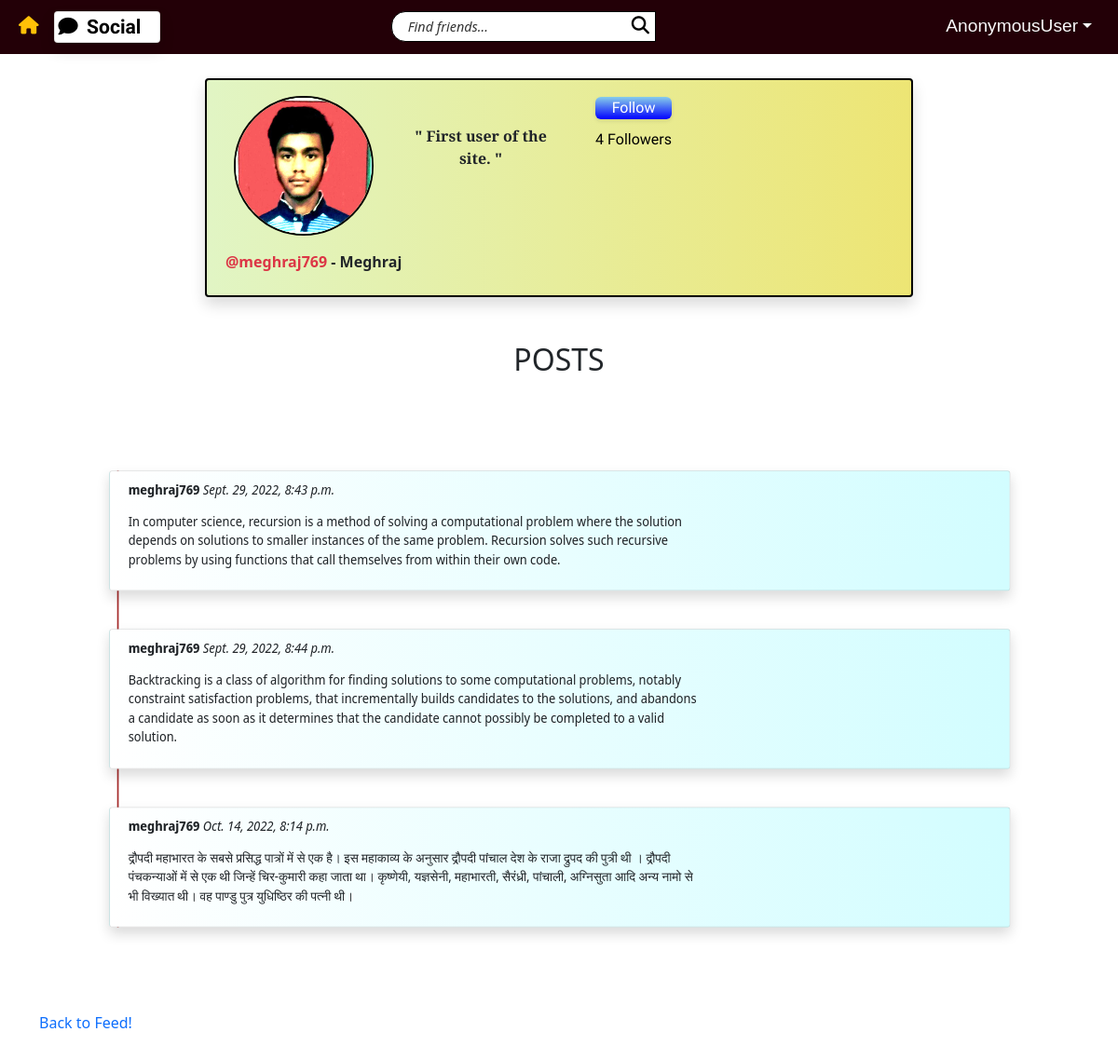
Page /social/profile/2 on the committed database.
### main/models.py (models this page shows, shortened)
class UserProfile(models.Model):
    user = models.OneToOneField(User, primary_key = True, on_delete=models.CASCADE, verbose_name='user', related_name='profile')
    name = models.CharField(max_length=30, blank=True, null=True)
    bio = models.TextField(max_length=300, null=True, blank=True)
    birth_date = models.DateField(null=True)
    picture = models.ImageField(blank=True, null=True, default='uploads/profile_pictures/default.jpg', upload_to='uploads/profile_pictures')
    followers = models.ManyToManyField(User, blank=True, related_name='followers')

class Post(models.Model):
    body = models.TextField()
    created_on = models.DateTimeField(default=timezone.now)
    author = models.ForeignKey(User, on_delete=models.CASCADE)
    likers = models.ManyToManyField(User, blank=True, related_name='likers')
    does_like = models.BooleanField(default=False)
    likes = 0

### main/views.py (the view)
# urls.py: path('profile/<int:pk>', ProfileView.as_view(), name='profile'),
class ProfileView(View):
	def get(self, request, pk, *args, **kwargs):
		profile = UserProfile.objects.get(pk=pk)
		user = profile.user
		posts = Post.objects.filter(author=user)
		followers = profile.followers.all()
		num_followers = len(followers)
		following = request.user in followers
		context = {
			'user': user,
			'posts': posts,
			'profile': profile,
			'num_followers' : num_followers,
			'following': following,
		}
		return render(request, 'main/profile.html', context)

### main/templates/main/profile.html (shortened to what this page needs)
{% extends 'landing/base.html' %}
{% block content %}
<div class="container">
    <div class="row justify-content-center mt-5 pb-5">
        <div class="card shadow rounded col-md-8 col-sm-12 profile-detail d-flex flex-row">
            <div class="p-2">
                <div>
                    <img src="{{ profile.picture.url }}" alt="NO DP" class="dp" height="100" width="100" />
                    {% if profile.name %}
                        <div class="author-time pt-3 mb-3">
                            <a href="{% url 'profile' profile.pk %}" class="text-danger">
                                @{{profile.user}}
                            </a>
                            - {{profile.name}}
                        </div>
                    {% endif %}
                </div>
            </div>
            <div>
                <div class="text-center">
                    {% if profile.bio %}
                        <p class="bio-style">" {{ profile.bio }} "</p>
                    {% else %}
                        <p class="bio-style">" NO BIO PROVIDED !!!!!!!!!"</p>
                    {% endif %}
                </div>
            </div>
            <div class="p-2 text-end newborder">
                {% if request.user == profile.user %}
                    <div></div>
                {% else %}
                    {% if following %}
                        <form method="POST" action="{% url 'unfollow' profile.pk %}">
                            {% csrf_token %}
                            <button class="button-36 px-2" type="submit">Following</button>
                        </form>
                    {% else %}
                        <form method="POST" action="{% url 'follow' profile.pk %}">
                            <button class="button-36 px-2" type="submit">Follow</button>
                        </form>
                    {% endif %}
                {% endif %}
                <div class="text-center mydiv rounded"><a href="{% url 'followers' profile.pk %}">{{num_followers}} Followers</a></div>
            </div>
        </div>
    </div>
        <h2 class="text-center">POSTS</h2>
        <div class="list-wrapper">
            {% for post in posts %}
            <div class="row card shadow mb-5 pop-up">
                <div class="col-md-8 col-sm-12 mb-3position-relative">
                    <p><strong>{{post.author}}</strong> <i>{{post.created_on}}</i> </p>
                    <p>{{ post.body }}</p>
                </div>
            </div>
            {% empty %}
            <div class="row justify-content-center mt-4">
                <div class="col-md-8 col-sm-12 mb-3 border-bottom position-relative">
                    <h5>No posts to show!</h5>
                </div>
            </div>
            {% endfor %}
        </div>
        <div class="row mb-5 mt-3">
            <div class="col-md-3 col-sm-6">
                <a href="{% url 'post_list' %}" class="text-primary">Back to Feed!</a>
            </div>
        </div>
</div>
{% endblock %}

### static/landing/css/styles.css (style rules this page uses)
body { overscroll-behavior-y: none; }
html { scroll-behavior: smooth; overflow-x: hidden; }
::placeholder { color: black; font-style: italic; font-size: 75%; opacity: 80%; font-family: 'Segoe UI', Tahoma, Geneva, Verdana, sans-serif; }
a, a:hover, a:focus, a:active { text-decoration: none; color: black; }
.author-time { padding: 0; font-size: 100%; font-weight: bolder; }
button { border: 1px solid black; border-left: none; background-color: white; }
.newborder { text-align: end; vertical-align: middle; }
.bio-style { font-family: 'Libre Baskerville'; margin-top: 25%; padding-right: 20%; font-weight: bold; }
.dp { height: 150px; width: 150px; border: 2px solid black; border: 2px solid black; border-radius: 100%; margin-left: 5%; margin-top: 5%; filter: brightness(1.5); }
.list-wrapper { transform: scale(0.85); border-left: 2px solid brown; margin-top: 5%; font-family: 'Noto Sans Display', sans-serif; padding: 0; }
.pop-up { padding: 1%; background: #70e1f5; background: -webkit-linear-gradient(to right, white, #D2FDFF); background: linear-gradient(to right, white, #D2FDFF); }
.profile-detail { background: #EDE574; background: -webkit-linear-gradient(to right, #E1F5C4, #EDE574); background: linear-gradient(to right, #E1F5C4, #EDE574); border: 2px solid black; }
.button-36 { background-color: initial; background-image: linear-gradient(-180deg, skyblue, blue); border-radius: 6px; box-shadow: rgba(0, 0, 0, 0.1) 0 2px 4px; color: #FFFFFF; cursor: pointer; display: inline-block; font-family: 'Kanit', sans-serif; outline: 0; pointer-events: auto; position: relative; text-align: center; touch-action: manipulation; user-select: none; -webkit-user-select: none; vertical-align: top; white-space: nowrap; width: 100%; z-index: 9; border: 0; transition: box-shadow .2s; margin-top: 10px; }
@media (min-width: 768px) { .button-36 { padding: 0 2.6rem; } }
.mydiv { color:white; animation: myanimation 5s infinite; margin-top: 10px; font-family: 'Kanit'; }

### rows in the picture
UserProfile: picture (picture), user "meghraj769", name "Meghraj", bio "First user of the site."
Post: author "meghraj769", created_on "Sept. 29, 2022, 8:43 p.m.", body "In computer science, recursion is a method of solving a computational problem where the solution depends on solutions to smaller instances of the same problem. Recursion solves such recursive problems by using functions that call themselves from within their own code."
Post: author "meghraj769", created_on "Sept. 29, 2022, 8:44 p.m.", body "Backtracking is a class of algorithm for finding solutions to some computational problems, notably constraint satisfaction problems, that incrementally builds candidates to the solutions, and abandons a candidate as soon as it determines that the candidate cannot possibly be completed to a valid solution."
Post: author "meghraj769", created_on "Oct. 14, 2022, 8:14 p.m.", body "द्रौपदी महाभारत के सबसे प्रसिद्ध पात्रों में से एक है। इस महाकाव्य के अनुसार द्रौपदी पांचाल देश के राजा द्रुपद की पुत्री थी । द्रौपदी पंचकन्याओं में से एक थी जिन्हें चिर-कुमारी कहा जाता था। कृष्णेयी, यज्ञसेनी, महाभारती, सैरंध्री, पांचाली, अग्निसुता आदि अन्य नामो से भी विख्यात थी। वह पाण्डु पुत्र युधिष्ठिर की पत्नी थी।"

### other values in the picture
{{ request.user }} "AnonymousUser"
{{ num_followers }} "4"
